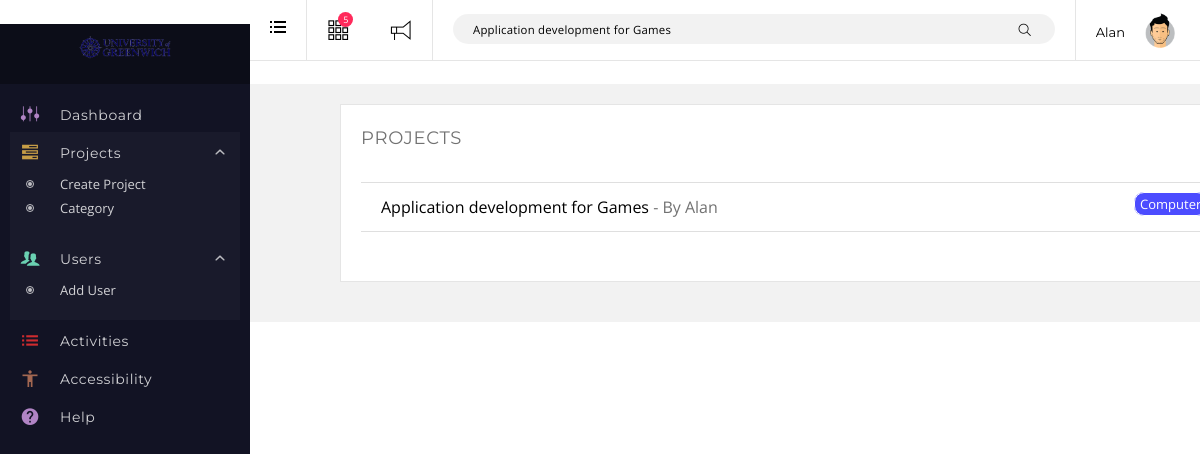
The page /index.php?s=Application development for Games (signed in) on the database its author committed.
### tables this page shows
CREATE TABLE `users` (
  `id` int(99) NOT NULL,
  `display_name` varchar(255) NOT NULL,
  `password` varchar(255) NOT NULL,
  `email` varchar(255) NOT NULL,
  `role` smallint(9) NOT NULL
);

CREATE TABLE `projects` (
  `id` int(99) NOT NULL,
  `author` int(99) NOT NULL,
  `title` varchar(255) NOT NULL,
  `description` varchar(255) NOT NULL,
  `attachments` varchar(255) NOT NULL,
  `date` datetime NOT NULL,
  `status` varchar(255) DEFAULT NULL
);

CREATE TABLE `terms` (
  `id` bigint(99) NOT NULL,
  `name` varchar(255) NOT NULL,
  `color` varchar(255) NOT NULL
);

### database.php (called while the page is built, shortened)
<?php
class database
{
	var $connection = null;
    function connect()
    {
        $hostname = "localhost";
        $dbuser = "root";
        $dbpass = "";
        $dbname = "GWizards";
        if($this->connection == null)
        {
            $this->connection = mysqli_connect($hostname,$dbuser,$dbpass,$dbname);
            if(!$this->connection)
    		{
    			die("Websie is on maintain, please comeback later");
    		}
            else    mysqli_query($this->connection,'set names utf8');
        }
    }
    function disconnect()
    {
        $this->connection = null;
    }
    function select_all_query($sql)
    {
        if($sql != '')
        {
            $list = mysqli_query($this->connection,$sql);
            $result = array();
            if( mysqli_num_rows($list) > 0)
            {
                while($row = mysqli_fetch_array($list,MYSQLI_ASSOC))
                {
                    $result[] = $row;
                }
                return $result;
            }
            else
            {
                return false;
            }
        }
    }
}
?>

### classes/_users.php (called while the page is built, shortened)
<?php
class User
{
    public function __construct()
    {
     	$this->admins = $this->get_admins();
    }
	function get_user_by_id( $user_id ) {
		global $database;
		$sql = "SELECT * From users WHERE id=".$user_id;
		$result = $database->select_all_query( $sql );
		return $result[0];
	}
	function get_admins() {
		global $database;
		$sql = "SELECT * From users WHERE role=0";
		$result = $database->select_all_query( $sql );
		return $result;
	}
}
$GLOBALS['user'] = new User();

### classes/_project.php (called while the page is built, shortened)
<?php
class project
{
	public function __construct()
    {
        $this->unapproved_project = $this->get_projects( 'unapproved', null, true );
    }
    function get_projects( $filter, $paged = null, $notification = null ) {
    	global $database,$user;
    	$sql = 'SELECT projects.id,projects.author,projects.title,projects.description,projects.date,projects.status FROM projects';
    	$cat = isset( $_GET['cat'] ) ? $_GET['cat'] : null;
    	switch ( $filter ) {
    		case 'all':
    			$sql .= ' WHERE projects.status="PUBLISH"';
    			break;
    		case 'unapproved':
    			$sql .= ' WHERE projects.status="PENDING"';
    			break;
    	}
    	$search = isset( $_GET['s'] ) ? $_GET['s'] : null;
    	if ( !$notification ) {
	    	if ( $search ) {
	    		$sql .= ' AND projects.title LIKE "%'.$search.'%"';
	    	}
	    }
    	$result = $database->select_all_query( $sql );
		return $result;
    }
	function get_cats( $project_id ) {
		global $database;
		$sql = "SELECT terms.id,terms.name,terms.color FROM terms
			INNER JOIN term_project ON terms.id = term_project.term_id
			INNER JOIN projects ON projects.id = term_project.project_id
			WHERE projects.id =".$project_id;
		$result = $database->select_all_query( $sql );
		return $result;
	}
}

### search.php (the view, shortened to what this page needs)
<div id="content" class="tpl-full-width">
    <div id="main-container" class="clearfix">
        <div class="main container submit-container main-container" role="main">
            <div class="content-wrap">
                <div class="main-content container-fluid">
                    <div class="col-xs-12 col-md-12">
                        <div class="panel panel-default">
                           <div class="project-list">
                                <div>
                                    <h3>
                                    <a class="btn btn-primary">
                                        </i> Projects</a>
                                    </h3>
                                </div>
                                <div class="collapse in">
                                    <?php
                                        $search_projects = $project->get_projects( 'all', 1 );
                                    ?>
                                    <?php if ( $search_projects ): ?>
                                        <ul class="list-group list-group-flush">
                                            <?php foreach ( $search_projects as $search_project ): ?>
                                                <?php
                                                    $author = $user->get_user_by_id( $search_project['author'] );
                                                ?>
                                                <li class="list-group-item">
                                                    <div class="project-title">
                                                        <a href="http://localhost/GWizardsSystem/project-single.php?id=<?php echo $search_project['id'] ?>"><?php echo $search_project['title'] ?></a>
                                                            - By <?php echo $author['display_name'] ?>
                                                    </div>
                                                    <div class="project-info pull-right">
                                                        <div class="dept">
                                                                <?php
                                                                    $cats = $project->get_cats( $search_project['id'] );
                                                                ?>
                                                                <?php if ( $cats ): ?>
                                                                    <?php foreach ( $cats as $cat ): ?>
                                                                        <a href="http://localhost/GWizardsSystem/project.php?cat=<?php echo $cat['id'] ?>" style="background-color: <?php echo $cat['color'] ?>" class="cat-rdr cat-tag p-com"><?php echo $cat['name']; ?></a>
                                                                    <?php endforeach ?>
                                                                <?php endif ?>
                                                            </div>
                                                    </div>
                                                </li>
                                            <?php endforeach ?>
                                        </ul>
                                    <?php else: ?>
                                        No Results
                                    <?php endif ?>
                                </div>
                           </div>
                        </div>
                    </div>
                </div>
            </div>
        </div>
    </div>
</div>

### header.php (shortened to what this page needs)
<?php
require_once("database.php");
require_once("classes/_users.php");
require_once("classes/_project.php");
$session = isset( $_SESSION ) ? $_SESSION : null;
?>
<html class="js applicationcache geolocation history postmessage svg websockets localstorage sessionstorage websqldatabase webworkers hashchange audio canvas canvastext video webgl cssgradients multiplebgs opacity rgba inlinesvg hsla supports svgclippaths smil no-hiddenscroll fontface generatedcontent textshadow indexeddb indexeddb-deletedatabase cssanimations backgroundsize borderimage borderradius boxshadow csscolumns csscolumns-width csscolumns-span csscolumns-fill csscolumns-gap csscolumns-rule csscolumns-rulecolor csscolumns-rulestyle csscolumns-rulewidth csscolumns-breakbefore csscolumns-breakafter csscolumns-breakinside flexbox cssreflections csstransforms csstransforms3d csstransitions no-touchevents" lang="en-US" prefix="og: http://ogp.me/ns#" style="">
	<head>
	<div class="fit-vids-style"></div>
	<link rel="stylesheet" id="bootstrap-css" href="assets/css/bootstrap.min.css" type="text/css" media="all">
	<link rel="stylesheet" id="alan-font-icons-css" href="assets/fonts/style.css" type="text/css" media="all">
	<link rel="stylesheet" id="alan-dynamic-css" href="assets/css/theme.css" type="text/css" media="all">
	<link rel="stylesheet" id="alan-dynamic-css" href="assets/css/main.css" type="text/css" media="all">
	<link rel="stylesheet" id="alan-dynamic-css" href="assets/css/chosen.min.css" type="text/css" media="all">
	</head>
		<body class="activity just-me buddypress bp-legacy single singular page-template-default page page-parent logged-in js is-user-profile device-lg">
		<div id="sidemenu-wrapper" class="sidemenu-colors has-sidemenu-footer">
			<div class="sidemenu-inner">
				<div class="sidemenu-header">
					<div class="logo">
						<a href="http://localhost/GWizardsSystem/" class="real-logo standard-logo" https:="" >
						<img src="assets/images/logo.png" alt="">
						</a>
					</div>
				</div>
				<?php if ( $session ): ?>
				<div class="sidemenu-main">
					<div class="sidemenu-main-inner">
						<div class="scroll-container-wrapper">
							<div class="scroll-container">
								<div class="menu-section click-menu">
									<ul id="menu-side" class="menu-list alan-nav-menu ">
										<li class="menu-item menu-item-type-post_type menu-item-object-page menu-item-home">
											<a title="Dashboard" href="index.php">
												<i class="icon-buddyapp-dashboard" style="color:#d9a1ee"></i> <span>Dashboard</span>
											</a>
										</li>
										<li class="menu-item menu-item-type-post_type menu-item-object-page menu-item-has-children has-submenu open">
											<a title="Submit Project" href="project.php"><i class="icon-buddyapp-projects" style="color:#f2be4d"></i> <span>Projects</span></a> <span class="menu-arrow"></span>
											<ul role="menu" class="submenu">
												<li class="menu-item menu-item-type-post_type menu-item-object-page"><a href="submit.php"><span>Create Project</span></a>
												</li>
												<?php if ( '0' == $session['role'] ): ?>
													<li class="menu-item menu-item-type-post_type menu-item-object-page"><a href="add_category.php"><span>Category</span></a>
													</li>
												<?php endif ?>
											</ul>
										</li>
										<li class="menu-item menu-item-type-post_type menu-item-object-page <?php if ( '0' == $session['role'] ) { echo 'menu-item-has-children has-submenu open'; } ?>">
											<a title="Dashboard" href="user.php">
												<i class="icon-buddyapp-members" style="color: aquamarine;"></i> <span>Users</span>
											</a>
											<?php if ( '0' == $session['role'] ): ?>
												<span class="menu-arrow"></span>
											<?php endif ?>
											<?php if ( '0' == $session['role'] ): ?>
												<ul role="menu" class="submenu">
													<li class="menu-item menu-item-type-post_type menu-item-object-page"><a href="add_user.php"><span>Add User</span></a>
													</li>
												</ul>
											<?php endif ?>
										</li>
										<li class="menu-item menu-item-type-post_type menu-item-object-page menu-item-home">
											<a title="Help" href="accessibility.php">
												<i class="icon-buddyapp-all-activity" style="color:#ff3232"></i> <span>Activities</span>
											</a>
										</li>
										<li class="menu-item menu-item-type-post_type menu-item-object-page menu-item-home">
											<a title="Help" href="accessibility.php">
												<i class="icon-accessibility" style="color:#C87D5D"></i> <span>Accessibility</span>
											</a>
										</li>
										<li class="menu-item menu-item-type-post_type menu-item-object-page menu-item-home">
											<a title="Help" href="help.php">
												<i class="icon-help" style="color:#d9a1ee"></i> <span>Help</span>
											</a>
										</li>
									</ul>
								</div>
							</div>
						</div>
					</div>
				</div>
				<?php endif ?>
			</div>
		</div>
		<div id="page-wrapper" class="clearfix">
			<?php if ( $session ): ?>
			<header id="header" class="header-colors header-layout-01 has-search hover-menu has-language">
				<div id="header-wrap">
					<div class="header-left">
						<a href="#" id="alan-hamburger" class="sidemenu-trigger sidemenu-icon-wrapper">
							<span class="sidemenu-icon">
								<span><i></i><b></b></span>
								<span><i></i><b></b></span>
								<span><i></i><b></b></span>
							</span>
						</a>
					</div>
					<div class="second-menu">
						<div class="second-menu-main">
							<div class="second-menu-inner">
								<div class="scroll-container-wrapper">
									<div class="scroll-container">
										<div class="second-menu-section">
											<ul id="menu-header-icons" class="basic-menu header-icons alan-nav-menu">
												<?php if ( '0' == $session['role'] ): ?>
												<?php
													$notifications = $project->unapproved_project;
												?>
												<li class="alan-menu alan-tasks-nav has-submenu alan-tasks menu-item menu-item-type-custom menu-item-object-custom">
													<a href="http://localhost/GWizardsSystem/project.php?filter=unapproved">
														<i class="icon-tasks-line"></i>
														<?php if ( $notifications ): ?>
															<b class="bubble"><?php echo count( $notifications ) ?></b>
														<?php endif ?>
													</a>
												</li>
												<?php endif; ?>
												<li class="alan-menu alan-notifications-nav has-submenu alan-notifications menu-item menu-item-type-custom menu-item-object-custom">
													<a href="#" title="">
													<i class="icon-notification-line"></i>
													<span>Notifications</span></a>
												</li>
											</ul>
											<div class="search-form-wrapper">
												<?php $seach = isset( $_GET['s'] ) ? $_GET['s'] : '' ?>
												<form id="searchform" class="search-form alan-search-wrap alan-search-form" method="get" action="index.php" data-context="">
													<input id="main-search" class="header-search" autocomplete="off" required="" type="text" name="s" value="<?php echo $seach ?>" placeholder="Search">
													<button type="submit" class="header-search-button"></button>
												</form>
											</div>
											<ul class="basic-menu header-menu">
												<li class="has-submenu alan-user_avatar-nav my-profile-default">
												<a href="#" class="open-submenu">
													<img src="assets/images/a3.png" class="avatar user-33-avatar avatar-50 photo" width="50" height="50" alt="Profile picture of user">
													<span><?php echo $session['display_name']; ?></span>
												</a>
												</li>
											</ul>
										</div>
									</div>
								</div>
							</div>
						</div>
					</div>
				</div>
			</header>
		<?php endif; ?>

### assets/css/main.css (style rules this page uses)
#alan-hamburger, #alan-3dot { padding-top: 21px; }
#main-search { margin-top: 14px; }
#searchform { margin-bottom: 0px; }
.second-menu .search-form-wrapper .search-form { position: relative; }
#content { background: rgba(0,0,0,0.05); }
.content-wrap { padding: 20px 20px; }
.panel { margin-bottom: 20px; border: 1px solid rgba(0,0,0,0.1); overflow: hidden; padding: 20px; background: #fff; }
.list-group { display: -webkit-box; display: -ms-flexbox; display: flex; -webkit-box-orient: vertical; -webkit-box-direction: normal; -ms-flex-direction: column; flex-direction: column; padding-left: 0; margin-bottom: 0; }
.list-group-item { position: relative; display: block; padding: .75rem 1.25rem; margin-bottom: -1px; background-color: #fff; border: 1px solid rgba(0,0,0,.125); }
.list-group-flush .list-group-item { border-right: 0; border-left: 0; border-radius: 0; }
.project-list { margin-bottom: 30px; }
.project-info { font-size: 13px; }
.list-group-item div { display: inline-block; }
.cat-tag { border: 1px solid #fff; border-radius: 10px; margin: 0px 3px; padding: 2px 5px; color: #fff; }
.p-com { background: #4D62FF; }
.logo { text-align: center; margin-top: 12px; }
.logo img { height: 40px; }
* { margin: 0; padding: 0; }
header { background-color:rgba(33, 33, 33, 0.9); color:#ffffff; display:block; font: 14px/1.3 Arial,sans-serif; height:50px; position:relative; z-index:5; }
header a, a:visited { text-decoration:none; color:#fcfcfc; }
.project-title a, .project-filter a { color: #000; }
.project-list a.btn { color: #727272; }

### rows shown on the page
users: display_name "Alan"
projects: title "Application development for Games", users.display_name "Alan"
terms: name "Computer"

### other values the page prints
count( $notifications ) "5"
